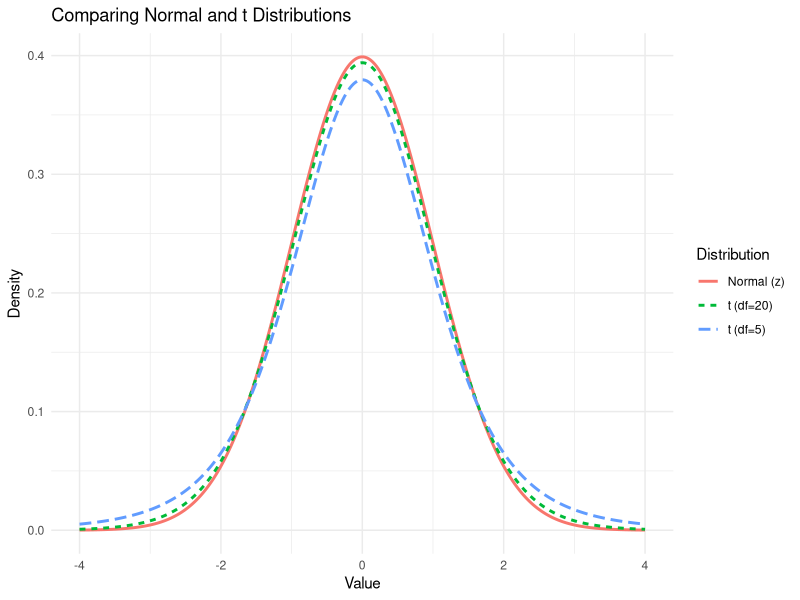
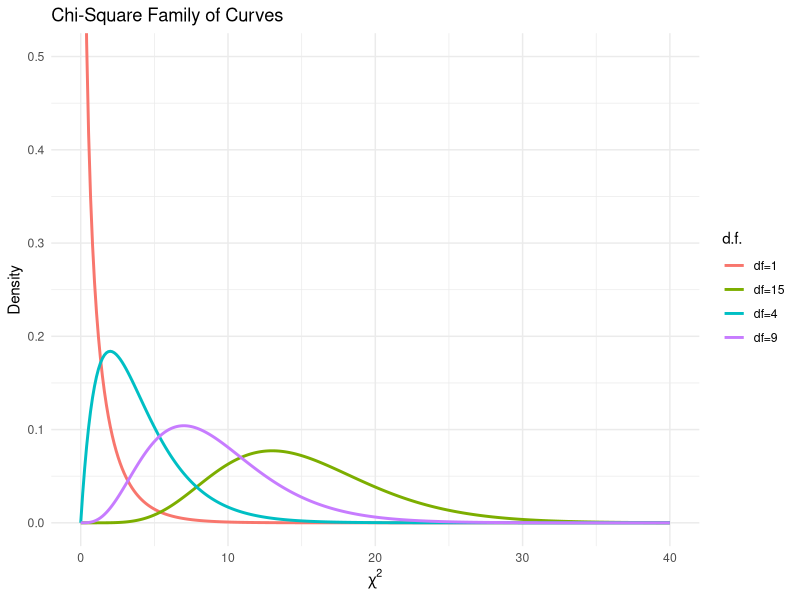

Write R code to recreate these figures, in order.
## ---- chunk 1
library(tidyverse)
library(ggplot2)
knitr::opts_chunk$set(echo = TRUE, warning = FALSE, message = FALSE)
## ---- chunk 2
round(qnorm((1-.9) / 2), 2)
round(qnorm((1-.95) / 2), 2)
round(qnorm((1-.99) / 2), 2)
## ---- chunk 3
xbar <- 54; sigma <- 6.0; n <- 50; z <- 1.96
E <- z * sigma / sqrt(n)
c(lower = xbar - E, upper = xbar + E)
## ---- chunk 4
xbar <- 174.3; sigma <- 46.5; n <- 30; z <- 2.58
E <- z * sigma / sqrt(n)
cat("Point estimate:", xbar, "\n")
cat("99% CI: (", round(xbar - E, 1), ",", round(xbar + E, 1), ")\n")
## ---- chunk 5
# z_alpha/2 for common confidence levels
conf_levels <- c(0.90, 0.95, 0.98, 0.99)
z_vals <- qnorm(1 - (1 - conf_levels)/2)
data.frame(Confidence = paste0(conf_levels*100, "%"),
           z_alpha2 = round(z_vals, 3))
## ---- chunk 6
assets <- c(12.23, 16.56, 4.39, 2.89, 1.24, 2.17, 13.19, 9.16, 1.42,
            73.25, 1.91, 14.64, 11.59, 6.69, 1.06, 8.74, 3.17, 18.13,
            7.92, 4.78, 16.85, 40.22, 2.42, 21.58, 5.01, 1.47, 12.24,
            2.27, 12.77, 2.76)
xbar <- mean(assets); sigma <- 14.405; n <- length(assets)
z <- qnorm(0.95)   # 90% CI → alpha/2 = 0.05
E <- z * sigma / sqrt(n)
cat("X-bar =", round(xbar, 3), "\n")
cat("90% CI: (", round(xbar - E, 3), ",", round(xbar + E, 3), ")\n")
## ---- chunk 7
z <- 2.58; sigma <- 4.33; E <- 2
n_raw <- (z * sigma / E)^2
n_raw
ceiling(n_raw)  # Always round UP
## ---- chunk 8
x <- seq(-4, 4, length.out = 300)
df_plot <- data.frame(
  x = rep(x, 3),
  y = c(dnorm(x), dt(x, df = 5), dt(x, df = 20)),
  dist = rep(c("Normal (z)", "t (df=5)", "t (df=20)"), each = 300)
)
ggplot(df_plot, aes(x, y, color = dist, linetype = dist)) +
  geom_line(linewidth = 1) +
  labs(title = "Comparing Normal and t Distributions",
       x = "Value", y = "Density", color = "Distribution", linetype = "Distribution") +
  theme_minimal()
## ---- chunk 9
knitr::kable(data.frame(
  Condition = c("σ known, n ≥ 30", "σ known, n < 30 (normal pop.)",
                "σ unknown, n ≥ 30", "σ unknown, n < 30 (normal pop.)"),
  Use = c("z and σ", "z and σ", "t and s", "t and s")
), caption = "When to Use z vs. t")
## ---- chunk 10
# t_alpha/2 for 95% CI with df = 21
qt(0.975, df = 21)   # upper tail area = alpha/2 = 0.025
## ---- chunk 11
xbar <- 7.1; s <- 0.78; n <- 10
t_crit <- qt(0.975, df = n - 1)
E <- t_crit * s / sqrt(n)
cat("t_alpha/2 =", round(t_crit, 3), "\n")
cat("95% CI: (", round(xbar - E, 2), ",", round(xbar + E, 2), ")\n")
## ---- chunk 12
fires <- c(5460, 5900, 6090, 6310, 7160, 8440, 9930)
n <- length(fires)
xbar <- mean(fires); s <- sd(fires)
cat("n =", n, "  X-bar =", round(xbar, 1), "  s =", round(s, 1), "\n")

t_crit <- qt(0.995, df = n - 1)   # 99% CI
cat("t_alpha/2 (df=6) =", round(t_crit, 3), "\n")
E <- t_crit * s / sqrt(n)
cat("99% CI: (", round(xbar - E, 1), ",", round(xbar + E, 1), ")\n")
## ---- chunk 13
X <- 54; n <- 150
p_hat <- X / n
q_hat <- 1 - p_hat
cat("p-hat =", p_hat, "  q-hat =", q_hat, "\n")
## ---- chunk 14
X <- 323; n <- 1404
p_hat <- X / n; q_hat <- 1 - p_hat
z <- qnorm(0.95)   # 90% CI
E <- z * sqrt(p_hat * q_hat / n)
cat("p-hat =", round(p_hat, 3), "\n")
cat("90% CI: (", round(p_hat - E, 3), ",", round(p_hat + E, 3), ")\n")
## ---- chunk 15
p_hat <- 0.159; q_hat <- 1 - p_hat; n <- 1721
z <- 1.96
E <- z * sqrt(p_hat * q_hat / n)
cat("95% CI: (", round(p_hat - E, 3), ",", round(p_hat + E, 3), ")\n")
## ---- chunk 16
p_hat <- 0.40; q_hat <- 0.60; z <- 1.96; E <- 0.02
n_raw <- p_hat * q_hat * (z / E)^2
n_raw
ceiling(n_raw)
## ---- chunk 17
p_hat <- 0.5; q_hat <- 0.5; z <- 1.96; E <- 0.03
n_raw <- p_hat * q_hat * (z / E)^2
n_raw
ceiling(n_raw)
## ---- chunk 18
x <- seq(0, 40, length.out = 300)
df_plot <- data.frame(
  x = rep(x, 4),
  y = c(dchisq(x, 1), dchisq(x, 4), dchisq(x, 9), dchisq(x, 15)),
  df = rep(c("df=1","df=4","df=9","df=15"), each = 300)
)
ggplot(df_plot, aes(x, y, color = df)) +
  geom_line(linewidth = 1) +
  coord_cartesian(ylim = c(0, 0.5)) +
  labs(title = "Chi-Square Family of Curves",
       x = expression(chi^2), y = "Density", color = "d.f.") +
  theme_minimal()
## ---- chunk 19
n <- 25; df <- n - 1
chi_right <- qchisq(0.95, df = df)   # upper critical value
chi_left  <- qchisq(0.05, df = df)   # lower critical value
cat("chi-sq right =", round(chi_right, 3), "\n")
cat("chi-sq left  =", round(chi_left, 3), "\n")
## ---- chunk 20
n <- 20; s <- 1.6; df <- n - 1
chi_right <- qchisq(0.975, df = df)
chi_left  <- qchisq(0.025, df = df)
cat("chi-sq right =", round(chi_right, 3), "\n")
cat("chi-sq left  =", round(chi_left, 3), "\n")

var_lower <- (df * s^2) / chi_right
var_upper <- (df * s^2) / chi_left
cat("95% CI for variance: (", round(var_lower, 1), ",", round(var_upper, 1), ")\n")
cat("95% CI for std dev:  (", round(sqrt(var_lower), 1), ",",
    round(sqrt(var_upper), 1), ")\n")
## ---- chunk 21
tickets <- c(59, 54, 53, 52, 51, 39, 49, 46, 49, 48)
n <- length(tickets)
s2 <- var(tickets); s <- sd(tickets)
df <- n - 1
cat("n =", n, "  s² =", round(s2, 1), "  s =", round(s, 2), "\n")

chi_right <- qchisq(0.95, df = df)   # 90% CI
chi_left  <- qchisq(0.05, df = df)
cat("chi-sq right =", round(chi_right, 3), "\n")
cat("chi-sq left  =", round(chi_left, 3), "\n")

var_lower <- (df * s2) / chi_right
var_upper <- (df * s2) / chi_left
cat("90% CI for variance: (", round(var_lower, 1), ",", round(var_upper, 1), ")\n")
cat("90% CI for std dev:  (", round(sqrt(var_lower), 2), ",",
    round(sqrt(var_upper), 2), ")\n")
